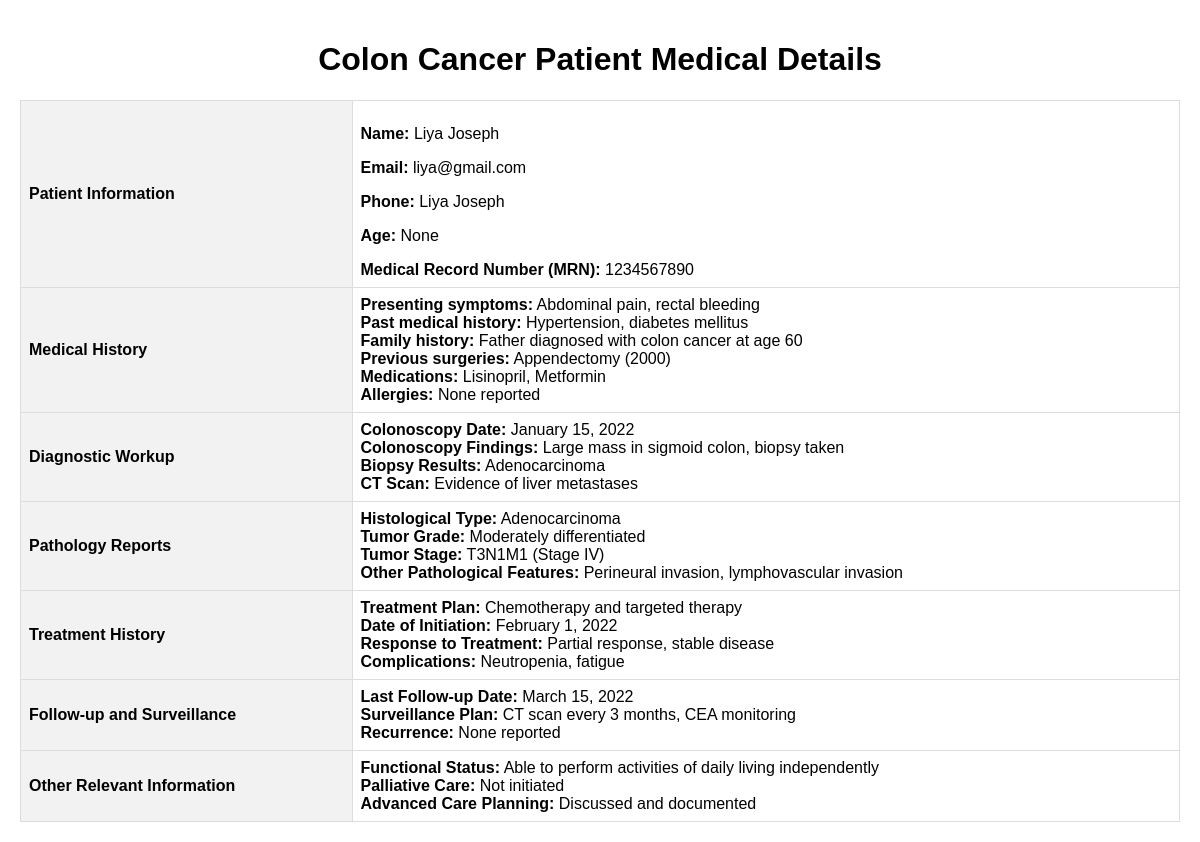
Screenshot of /doctors_patienthistory/69/ with the database file from the repository.
### doctor/models.py (models this page shows, shortened)
class UserProfile(models.Model):
    user = models.OneToOneField(User, on_delete=models.CASCADE)
    name = models.CharField(max_length=100,null=True, blank=True)
    email = models.EmailField(max_length=255,null=True, blank=True)
    fname = models.CharField(max_length=100, null=True, blank=True)
    lname = models.CharField(max_length=100, null=True, blank=True)
    profile_pic = models.ImageField(upload_to='profile_pics/', null=True, blank=True)
    phone_number = models.CharField(max_length=20, null=True, blank=True)
    address = models.TextField(blank=True, null=True)
    age = models.IntegerField(null=True, blank=True)
    place = models.CharField(max_length=100, null=True, blank=True)
    state = models.CharField(max_length=100, null=True, blank=True)
    country = models.CharField(max_length=100, null=True, blank=True)
    blood_group = models.CharField(max_length=5, null=True, blank=True)
    reset_password=models.CharField(max_length=128,null=True,blank=True)
    GENDER_CHOICES = [
        ('M', 'Male'),
        ('F', 'Female'),
        ('O', 'Other'),
    ]
    gender = models.CharField(max_length=1, choices=GENDER_CHOICES, null=True, blank=True)
    medical_history = models.FileField(upload_to='medical_history/', null=True, blank=True)

### doctor/views.py (the view)
# urls.py: path('doctors_patienthistory/<int:patient_id>/', views.doctors_patienthistory, name='doctors_patienthistory'),
def doctors_patienthistory(request, patient_id):
    user_profile = get_object_or_404(UserProfile, user_id=patient_id)
    return render(request, 'doctors/patienthistory.html', {'user_profile': user_profile})

### templates/doctors/patienthistory.html (shortened to what this page needs)
{% load static %}
<!DOCTYPE html>
<html lang="en">
<head>
</head>
<body>
    <h1>Colon Cancer Patient Medical Details</h1>
    <table>
        <tr>
            <th>Patient Information</th>
            <td colspan="3">
                <p><strong>Name:</strong> {{ user_profile.name }}</p>
                <p><strong>Email:</strong> {{ user_profile.email }}</p>
                <p><strong>Phone:</strong> {{ user_profile.name }}</p>
                <p><strong>Age:</strong> {{ user_profile.age }}</p>
                <strong>Medical Record Number (MRN):</strong> 1234567890<br>
            </td>
        </tr>
        <tr>
            <th>Medical History</th>
            <td colspan="3">
                <strong>Presenting symptoms:</strong> Abdominal pain, rectal bleeding<br>
                <strong>Past medical history:</strong> Hypertension, diabetes mellitus<br>
                <strong>Family history:</strong> Father diagnosed with colon cancer at age 60<br>
                <strong>Previous surgeries:</strong> Appendectomy (2000)<br>
                <strong>Medications:</strong> Lisinopril, Metformin<br>
                <strong>Allergies:</strong> None reported
            </td>
        </tr>
        <tr>
            <th>Diagnostic Workup</th>
            <td colspan="3">
                <strong>Colonoscopy Date:</strong> January 15, 2022<br>
                <strong>Colonoscopy Findings:</strong> Large mass in sigmoid colon, biopsy taken<br>
                <strong>Biopsy Results:</strong> Adenocarcinoma<br>
                <strong>CT Scan:</strong> Evidence of liver metastases
            </td>
        </tr>
        <tr>
            <th>Pathology Reports</th>
            <td colspan="3">
                <strong>Histological Type:</strong> Adenocarcinoma<br>
                <strong>Tumor Grade:</strong> Moderately differentiated<br>
                <strong>Tumor Stage:</strong> T3N1M1 (Stage IV)<br>
                <strong>Other Pathological Features:</strong> Perineural invasion, lymphovascular invasion
            </td>
        </tr>
        <tr>
            <th>Treatment History</th>
            <td colspan="3">
                <strong>Treatment Plan:</strong> Chemotherapy and targeted therapy<br>
                <strong>Date of Initiation:</strong> February 1, 2022<br>
                <strong>Response to Treatment:</strong> Partial response, stable disease<br>
                <strong>Complications:</strong> Neutropenia, fatigue
            </td>
        </tr>
        <tr>
            <th>Follow-up and Surveillance</th>
            <td colspan="3">
                <strong>Last Follow-up Date:</strong> March 15, 2022<br>
                <strong>Surveillance Plan:</strong> CT scan every 3 months, CEA monitoring<br>
                <strong>Recurrence:</strong> None reported
            </td>
        </tr>
        <tr>
            <th>Other Relevant Information</th>
            <td colspan="3">
                <strong>Functional Status:</strong> Able to perform activities of daily living independently<br>
                <strong>Palliative Care:</strong> Not initiated<br>
                <strong>Advanced Care Planning:</strong> Discussed and documented
            </td>
        </tr>
    </table>
</body>
</html>

### templates/doctors/patienthistory.html (style rules this page uses)
body { font-family: Arial, sans-serif; margin: 0; padding: 20px; }
h1 { text-align: center; }
table { width: 100%; border-collapse: collapse; margin-top: 20px; }
th, td { border: 1px solid #ddd; padding: 8px; text-align: left; }
th { background-color: #f2f2f2; }

### rows the page displays
UserProfile: name "Liya Joseph", email "liya@gmail.com", age "None"
